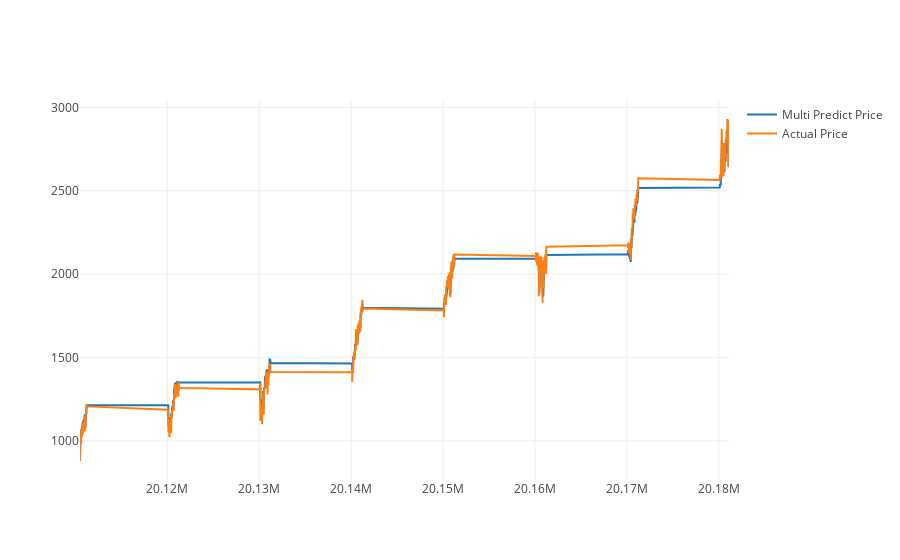

The notebook cell saved with this chart:
### Code cell
predictDates = data.tail(len(inv_y)).index
actual_chart = go.Scatter(x=predictDates, y=inv_y[:,0], name= 'Actual Price')
multi_predict_chart = go.Scatter(x=predictDates, y=inv_yhat[:,0], name= 'Multi Predict Price')
py.iplot([multi_predict_chart, actual_chart])

### Figure 1 — Plotly figure (JSON) as saved in the notebook; plotly's stock layout.template omitted (floating-point values rounded to 4 significant figures; data arrays with more than 128 entries replaced by an {"elided": "..."} marker saying what was removed)
{"data": [{"name": "Multi Predict Price", "type": "scatter", "uid": "743792e0-fd0d-4dd2-8ff7-13f131e98513", "x": {"elided": "1892 int values"}, "y": {"elided": "1892 float values"}}, {"name": "Actual Price", "type": "scatter", "uid": "39f26b1b-8cda-4f73-b7f8-c5a7bdb4115b", "x": {"elided": "1892 int values"}, "y": {"elided": "1892 float values"}}], "layout": {}}
